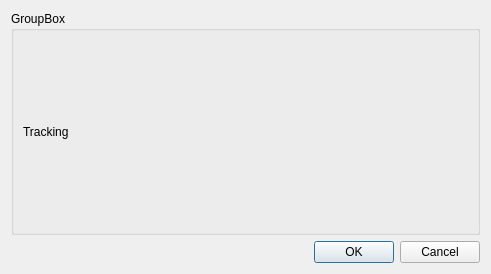
<?xml version="1.0" encoding="UTF-8"?>
<ui version="4.0">
 <class>trackingSettingsDialog</class>
 <widget class="QDialog" name="trackingSettingsDialog">
  <property name="geometry">
   <rect>
    <x>0</x>
    <y>0</y>
    <width>491</width>
    <height>274</height>
   </rect>
  </property>
  <property name="windowTitle">
   <string>Dialog</string>
  </property>
  <layout class="QVBoxLayout" name="verticalLayout">
   <item>
    <widget class="QGroupBox" name="groupBox">
     <property name="title">
      <string>GroupBox</string>
     </property>
     <layout class="QVBoxLayout" name="verticalLayout_2">
      <item>
       <layout class="QHBoxLayout" name="trackingBox">
        <item>
         <widget class="QLabel" name="label">
          <property name="text">
           <string>Tracking</string>
          </property>
         </widget>
        </item>
       </layout>
      </item>
     </layout>
    </widget>
   </item>
   <item>
    <widget class="QDialogButtonBox" name="buttonBox">
     <property name="orientation">
      <enum>Qt::Horizontal</enum>
     </property>
     <property name="standardButtons">
      <set>QDialogButtonBox::Cancel|QDialogButtonBox::Ok</set>
     </property>
    </widget>
   </item>
  </layout>
 </widget>
 <resources/>
 <connections>
  <connection>
   <sender>buttonBox</sender>
   <signal>accepted()</signal>
   <receiver>trackingSettingsDialog</receiver>
   <slot>accept()</slot>
   <hints>
    <hint type="sourcelabel">
     <x>248</x>
     <y>254</y>
    </hint>
    <hint type="destinationlabel">
     <x>157</x>
     <y>274</y>
    </hint>
   </hints>
  </connection>
  <connection>
   <sender>buttonBox</sender>
   <signal>rejected()</signal>
   <receiver>trackingSettingsDialog</receiver>
   <slot>reject()</slot>
   <hints>
    <hint type="sourcelabel">
     <x>316</x>
     <y>260</y>
    </hint>
    <hint type="destinationlabel">
     <x>286</x>
     <y>274</y>
    </hint>
   </hints>
  </connection>
 </connections>
</ui>
